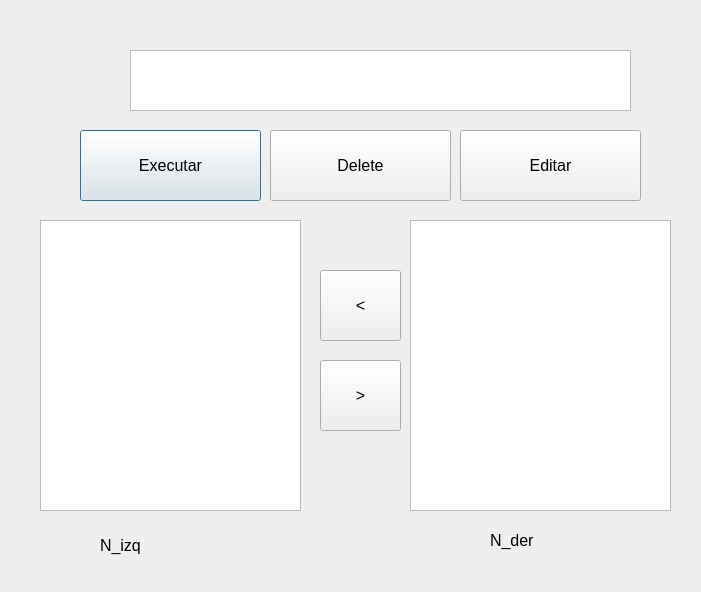
<?xml version="1.0" encoding="UTF-8"?>
<ui version="4.0">
 <class>Dialog</class>
 <widget class="QDialog" name="Dialog">
  <property name="geometry">
   <rect>
    <x>0</x>
    <y>0</y>
    <width>701</width>
    <height>592</height>
   </rect>
  </property>
  <property name="minimumSize">
   <size>
    <width>488</width>
    <height>375</height>
   </size>
  </property>
  <property name="font">
   <font>
    <pointsize>12</pointsize>
   </font>
  </property>
  <property name="windowTitle">
   <string>Dialog</string>
  </property>
  <widget class="QPushButton" name="Executar">
   <property name="geometry">
    <rect>
     <x>80</x>
     <y>130</y>
     <width>181</width>
     <height>71</height>
    </rect>
   </property>
   <property name="text">
    <string>Executar</string>
   </property>
  </widget>
  <widget class="QListView" name="listView">
   <property name="geometry">
    <rect>
     <x>40</x>
     <y>220</y>
     <width>261</width>
     <height>291</height>
    </rect>
   </property>
  </widget>
  <widget class="QTextEdit" name="textEdit">
   <property name="geometry">
    <rect>
     <x>130</x>
     <y>50</y>
     <width>501</width>
     <height>61</height>
    </rect>
   </property>
  </widget>
  <widget class="QListView" name="listView_2">
   <property name="geometry">
    <rect>
     <x>410</x>
     <y>220</y>
     <width>261</width>
     <height>291</height>
    </rect>
   </property>
  </widget>
  <widget class="QPushButton" name="Executar_izq">
   <property name="geometry">
    <rect>
     <x>320</x>
     <y>270</y>
     <width>81</width>
     <height>71</height>
    </rect>
   </property>
   <property name="text">
    <string>&lt;</string>
   </property>
  </widget>
  <widget class="QPushButton" name="Executar_der">
   <property name="geometry">
    <rect>
     <x>320</x>
     <y>360</y>
     <width>81</width>
     <height>71</height>
    </rect>
   </property>
   <property name="text">
    <string>&gt;</string>
   </property>
  </widget>
  <widget class="QPushButton" name="Delete">
   <property name="geometry">
    <rect>
     <x>270</x>
     <y>130</y>
     <width>181</width>
     <height>71</height>
    </rect>
   </property>
   <property name="text">
    <string>Delete</string>
   </property>
  </widget>
  <widget class="QPushButton" name="Editar">
   <property name="geometry">
    <rect>
     <x>460</x>
     <y>130</y>
     <width>181</width>
     <height>71</height>
    </rect>
   </property>
   <property name="text">
    <string>Editar</string>
   </property>
  </widget>
  <widget class="QLabel" name="label">
   <property name="geometry">
    <rect>
     <x>100</x>
     <y>520</y>
     <width>91</width>
     <height>51</height>
    </rect>
   </property>
   <property name="text">
    <string>N_izq</string>
   </property>
  </widget>
  <widget class="QLabel" name="label_2">
   <property name="geometry">
    <rect>
     <x>490</x>
     <y>520</y>
     <width>81</width>
     <height>41</height>
    </rect>
   </property>
   <property name="text">
    <string>N_der</string>
   </property>
  </widget>
 </widget>
 <resources/>
 <connections/>
</ui>
